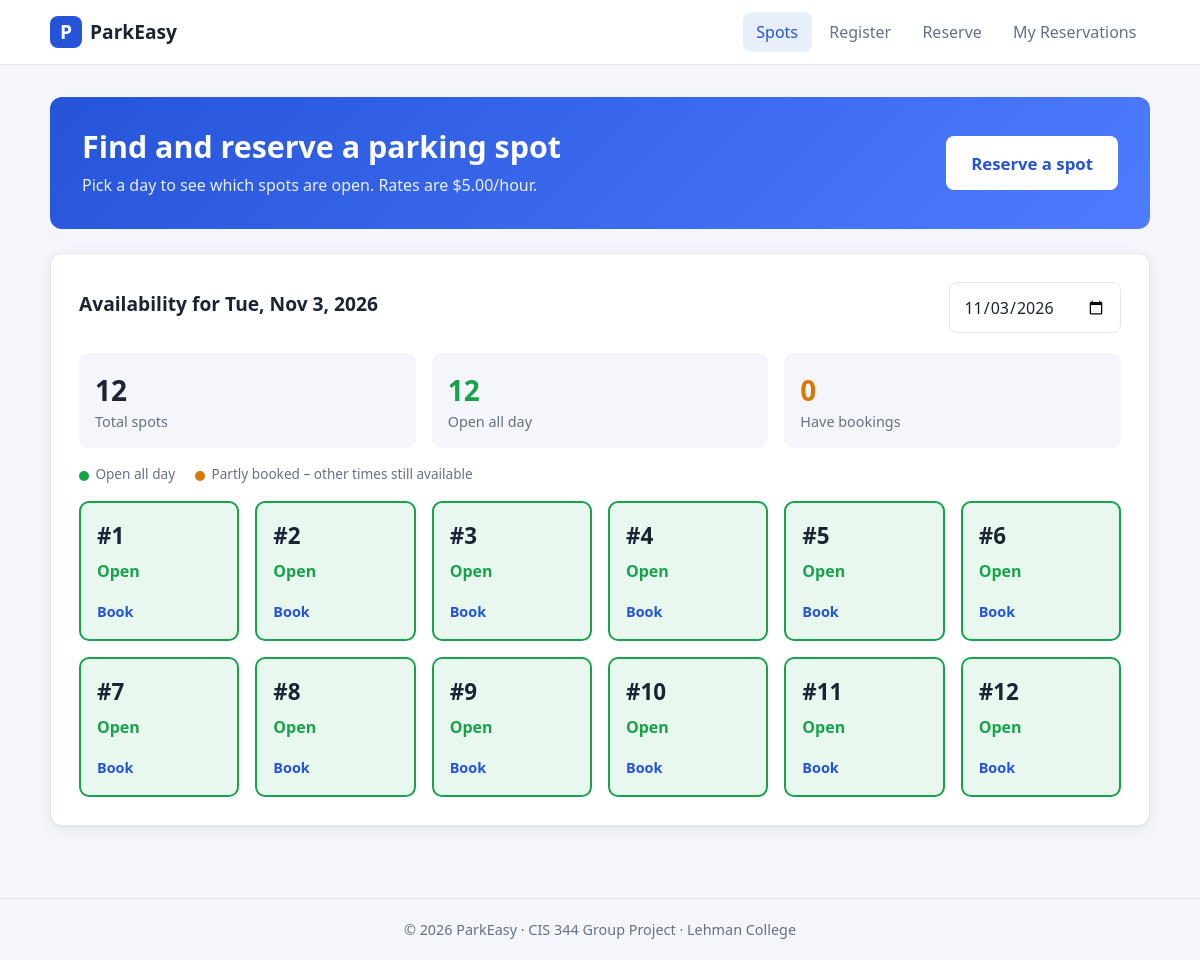
The page / on the database its author committed.
### tables this page shows
CREATE TABLE parking_spots (
    spot_id    INT AUTO_INCREMENT PRIMARY KEY,
    is_taken   BOOLEAN NOT NULL DEFAULT FALSE
);

### functions.php (called while the page is built, shortened)
<?php
function e($value): string
{
    return htmlspecialchars((string) $value, ENT_QUOTES, 'UTF-8');
}
function fmt_date(string $date): string
{
    return date('D, M j, Y', strtotime($date));
}

### index.php (the view, shortened to what this page needs)
<?php
require_once 'config/db.php';
require_once 'includes/functions.php';
$date = $_GET['date'] ?? date('Y-m-d');
$stmt = $pdo->prepare(
    "SELECT p.spot_id,
            p.is_taken,
            COUNT(r.reservation_id) AS bookings,
            GROUP_CONCAT(
                CONCAT(TIME_FORMAT(r.start_time, '%l:%i %p'), ' – ', TIME_FORMAT(r.end_time, '%l:%i %p'))
                ORDER BY r.start_time SEPARATOR '|'
            ) AS slots
     FROM parking_spots p
     LEFT JOIN reservations r
            ON r.spot_id = p.spot_id
           AND r.reservation_date = ?
     GROUP BY p.spot_id, p.is_taken
     ORDER BY p.spot_id"
);
$stmt->execute([$date]);
$spots = $stmt->fetchAll();
$total   = count($spots);
$booked  = count(array_filter($spots, fn($s) => $s['bookings'] > 0));
$free    = $total - $booked;
require 'includes/header.php';
?>
<section class="hero">
    <div>
        <h1>Find and reserve a parking spot</h1>
        <p>Pick a day to see which spots are open. Rates are $<?= number_format(HOURLY_RATE, 2) ?>/hour.</p>
    </div>
    <a href="reserve.php?date=<?= e($date) ?>" class="btn btn-primary btn-lg">Reserve a spot</a>
</section>
<section class="card">
    <div class="card-head">
        <h2>Availability for <?= e(fmt_date($date)) ?></h2>
        <form method="get" class="inline-form">
            <input type="date" id="date" name="date" value="<?= e($date) ?>" onchange="this.form.submit()">
        </form>
    </div>
    <div class="stats">
        <div class="stat"><span class="stat-num"><?= $total ?></span><span>Total spots</span></div>
        <div class="stat stat-free"><span class="stat-num"><?= $free ?></span><span>Open all day</span></div>
        <div class="stat stat-busy"><span class="stat-num"><?= $booked ?></span><span>Have bookings</span></div>
    </div>
    <div class="legend">
        <span><i class="dot dot-free"></i>Open all day</span>
        <span><i class="dot dot-busy"></i>Partly booked – other times still available</span>
    </div>
    <div class="spot-grid">
        <?php foreach ($spots as $s): $busy = $s['bookings'] > 0; ?>
            <div class="spot <?= $busy ? 'spot-busy' : 'spot-free' ?>">
                <div class="spot-id">#<?= (int) $s['spot_id'] ?></div>
                <?php if ($busy): ?>
                    <ul class="spot-slots">
                        <?php foreach (explode('|', $s['slots']) as $slot): ?>
                            <li><?= e(trim($slot)) ?></li>
                        <?php endforeach; ?>
                    </ul>
                <?php else: ?>
                    <div class="spot-status">Open</div>
                <?php endif; ?>
                <a class="spot-link" href="reserve.php?date=<?= e($date) ?>&spot=<?= (int) $s['spot_id'] ?>">Book</a>
            </div>
        <?php endforeach; ?>
    </div>
</section>
<?php require 'includes/footer.php'; ?>

### header.php (shortened to what this page needs)
<?php
$current = basename($_SERVER['PHP_SELF']);
$nav = [
    'index.php'        => 'Spots',
    'register.php'     => 'Register',
    'reserve.php'      => 'Reserve',
    'reservations.php' => 'My Reservations',
];
?>
<!DOCTYPE html>
<html lang="en">
<head>
    <link rel="stylesheet" href="assets/css/style.css?v=<?= filemtime(__DIR__ . '/../assets/css/style.css') ?>">
</head>
<body>
<header class="site-header">
    <div class="container header-inner">
        <a href="index.php" class="logo"><span class="logo-mark">P</span>ParkEasy</a>
        <nav class="main-nav">
            <?php foreach ($nav as $file => $label): ?>
                <a href="<?= $file ?>" class="<?= $current === $file ? 'active' : '' ?>"><?= $label ?></a>
            <?php endforeach; ?>
        </nav>
    </div>
</header>
<main class="container">

### footer.php (shortened to what this page needs)
</main>
<footer class="site-footer">
    <div class="container">
        &copy; <?= date('Y') ?> ParkEasy &middot; CIS 344 Group Project &middot; Lehman College
    </div>
</footer>
</body>
</html>

### style.css (style rules this page uses)
:root { --bg: #f4f6fb; --surface: #ffffff; --text: #1c2333; --muted: #667085; --border: #e3e7ef; --primary: #2554d9; --primary-dark: #1a3fae; --free: #16a34a; --free-bg: #e9f8ef; --busy: #d97706; --busy-bg: #fff5e5; --danger: #dc2626; --radius: 12px; --shadow: 0 1px 2px rgba(16, 24, 40, .05), 0 4px 16px rgba(16, 24, 40, .06); }
* { box-sizing: border-box; }
body { margin: 0; font-family: system-ui, -apple-system, "Segoe UI", Roboto, sans-serif; background: var(--bg); color: var(--text); line-height: 1.5; display: flex; flex-direction: column; min-height: 100vh; }
main { flex: 1; padding-top: 2rem; padding-bottom: 3rem; }
a { color: var(--primary); }
h1, h2 { line-height: 1.2; margin: 0 0 .5rem; }
h1 { font-size: 1.6rem; }
h2 { font-size: 1.2rem; }
.container { width: min(1100px, 100% - 2rem); margin-inline: auto; }
.site-header { background: var(--surface); border-bottom: 1px solid var(--border); position: sticky; top: 0; z-index: 10; }
.header-inner { display: flex; align-items: center; justify-content: space-between; height: 64px; }
.logo { display: flex; align-items: center; gap: .5rem; font-weight: 700; font-size: 1.2rem; color: var(--text); text-decoration: none; }
.logo-mark { display: grid; place-items: center; width: 32px; height: 32px; background: var(--primary); color: #fff; border-radius: 8px; font-weight: 800; }
.main-nav { display: flex; gap: .25rem; }
.main-nav a { padding: .5rem .85rem; border-radius: 8px; text-decoration: none; color: var(--muted); font-weight: 500; }
.main-nav a.active { background: #e8eefc; color: var(--primary); }
.site-footer { border-top: 1px solid var(--border); padding: 1.25rem 0; color: var(--muted); font-size: .9rem; text-align: center; }
.card { background: var(--surface); border: 1px solid var(--border); border-radius: var(--radius); box-shadow: var(--shadow); padding: 1.75rem; margin-bottom: 1.5rem; }
.card-head { display: flex; flex-wrap: wrap; gap: 1rem; align-items: center; justify-content: space-between; margin-bottom: 1.25rem; }
.hero { display: flex; flex-wrap: wrap; gap: 1.5rem; align-items: center; justify-content: space-between; background: linear-gradient(135deg, var(--primary), #4f7cff); color: #fff; border-radius: var(--radius); padding: 2rem; margin-bottom: 1.5rem; }
.hero h1 { font-size: 1.9rem; }
.hero p { margin: 0; opacity: .9; }
.hero .btn-primary { background: #fff; color: var(--primary); }
.stats { display: grid; grid-template-columns: repeat(3, 1fr); gap: 1rem; margin-bottom: 1rem; }
.stat { background: var(--bg); border-radius: 10px; padding: 1rem; display: flex; flex-direction: column; color: var(--muted); font-size: .9rem; }
.stat-num { font-size: 1.75rem; font-weight: 700; color: var(--text); }
.stat-free .stat-num { color: var(--free); }
.stat-busy .stat-num { color: var(--busy); }
.legend { display: flex; flex-wrap: wrap; gap: 1.25rem; font-size: .85rem; color: var(--muted); margin-bottom: 1rem; }
.dot { display: inline-block; width: 10px; height: 10px; border-radius: 50%; margin-right: .4rem; vertical-align: middle; }
.dot-free { background: var(--free); }
.dot-busy { background: var(--busy); }
.spot-grid { display: grid; grid-template-columns: repeat(auto-fill, minmax(150px, 1fr)); gap: 1rem; }
.spot { border-radius: 10px; padding: 1rem; border: 2px solid; display: flex; flex-direction: column; gap: .4rem; min-height: 140px; transition: transform .15s ease; }
.spot-free { border-color: var(--free); background: var(--free-bg); }
.spot-id { font-size: 1.4rem; font-weight: 700; }
.spot-status { color: var(--free); font-weight: 600; }
.spot-link { margin-top: auto; font-weight: 600; font-size: .9rem; text-decoration: none; }
input[type="text"], input[type="email"], input[type="date"], input[type="time"], input[type="password"] { width: 100%; padding: .7rem .85rem; font: inherit; color: var(--text); border: 1px solid var(--border); border-radius: 8px; background: #fff; transition: border-color .15s, box-shadow .15s; }
.inline-form { display: flex; gap: .5rem; }
.inline-form input { width: auto; min-width: 0; }
.btn { display: inline-flex; align-items: center; justify-content: center; gap: .4rem; padding: .65rem 1.15rem; border-radius: 8px; border: 1px solid transparent; font: inherit; font-weight: 600; cursor: pointer; text-decoration: none; transition: background .15s; }
.btn-primary { background: var(--primary); color: #fff; }
.btn-lg { padding: .85rem 1.5rem; font-size: 1.05rem; }

### rows shown on the page
parking_spots: spot_id "1"
parking_spots: spot_id "2"
parking_spots: spot_id "3"
parking_spots: spot_id "4"
parking_spots: spot_id "5"
parking_spots: spot_id "6"
parking_spots: spot_id "7"
parking_spots: spot_id "8"
parking_spots: spot_id "9"
parking_spots: spot_id "10"
parking_spots: spot_id "11"
parking_spots: spot_id "12"

### other values the page prints
$label "Spots"
$label "Register"
$label "Reserve"
$label "My Reservations"
HOURLY_RATE "5.00"
fmt_date($date) "Tue, Nov 3, 2026"
$total "12"
$free "12"
$booked "0"
